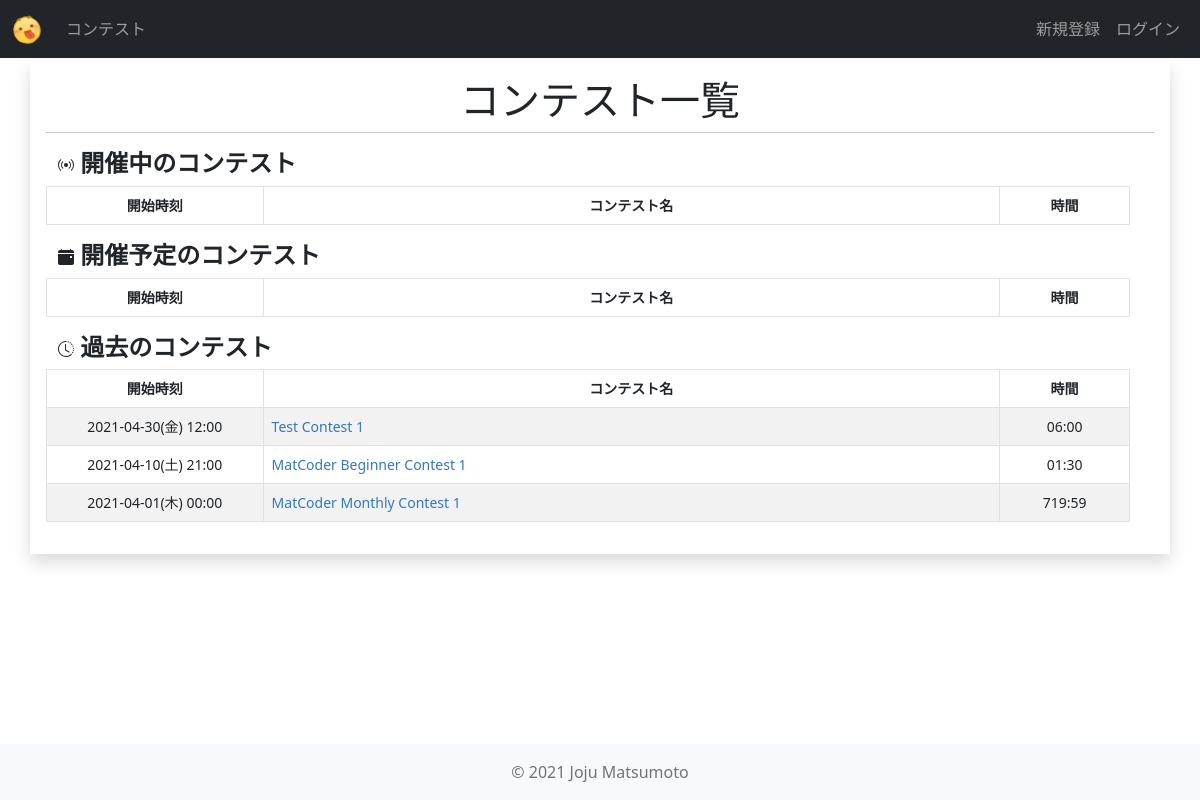
The app's page /contests/ with its own data.
### contests/models.py (models this page shows, shortened)
class Contest(models.Model):
    title = models.CharField(
        verbose_name="タイトル",
        max_length=255,
    )
    abstract = models.TextField(
        verbose_name="概要",
        max_length=2000,
    )
    short_name = models.CharField(
        verbose_name="省略形",
        max_length=20,
        unique=True,
        default="null",
    )
    start_date = models.DateTimeField(
        verbose_name="開始日時",
    )
    end_date = models.DateTimeField(
        verbose_name="終了日時",
    )
    users = models.ManyToManyField(
        settings.AUTH_USER_MODEL,
        verbose_name="参加者",
        blank=True,
    )
    penalty = models.IntegerField(
        verbose_name="ペナルティ(分)",
        default=5,
    )
    released = models.BooleanField(
        verbose_name="公開済",
        default=False,
    )
    def get_start_time_str(self) -> str:
        return utils.datetime_str(self.start_date)
    def get_time_str(self) -> str:
        dt = self.end_date - self.start_date
        hour = int(dt.total_seconds()) // 3600
        minute = int((dt.total_seconds()) % 3600) // 60
        return f"{hour:02d}:{minute:02d}"

### contests/views.py (the view)
class IndexView(View):
    def get(self, request, *args, **kwargs):
        now = timezone.now()
        all_contests = models.Contest.objects.all()
        past_contests = all_contests.filter(end_date__lt=now).order_by("-start_date")
        future_contests = all_contests.filter(start_date__gt=now).order_by("start_date")
        live_contests = all_contests.filter(start_date__lte=now).filter(end_date__gt=now)
        context = {
            "contests_list": [
                ("開催中のコンテスト", live_contests),
                ("開催予定のコンテスト", future_contests),
                ("過去のコンテスト", past_contests),
            ],
        }
        return render(request, "contests/index.html", context)

### contests/utils.py (called while the page is built)
def datetime_str(dt: datetime.datetime) -> str:
    dt = localtime(dt)
    return "{}({}) {}".format(
        dt.strftime("%Y-%m-%d"),
        day_of_week_to_japanese[dt.strftime("%a")],
        dt.strftime("%H:%M")
    )

### contests/templates/contests/index.html (shortened to what this page needs)
{% extends 'base.html' %}
{% block content %}
<div class="row p-3">
    <h1 class="text-center">コンテスト一覧</h1>
    <hr>
    {% for contests_label, contests in contests_list %}
        <div class="row">
            <h4>
                {{ contests_label }}
            </h4>
            <table class="table table-striped table-bordered table-hover small text-center">
                <thead>
                    <tr>
                        <th width="20%">開始時刻</th>
                        <th>コンテスト名</th>
                        <th width="12%">時間</th>
                    </tr>
                </thead>
                <tbody>
                    {% for contest in contests %}
                        <tr>
                            <td>{{ contest.get_start_time_str }}</td>
                            <td class="text-start"><a href="{% url 'contests:contest_detail' contest.short_name %}">{{ contest.title }}</a></td>
                            <td>{{ contest.get_time_str }}</td>
                        </tr>
                    {% endfor %}
                </tbody>
            </table>
        </div>
    {% endfor %}
</div>
{% endblock content %}

### static/css/main.css (style rules this page uses)
body { background-color: white; }
a { color: #337ab7; text-decoration: none; }
thead > tr { font-weight: bold; }
h2, h3, h4, h5 { font-weight: bold; }

### records on screen
Contest: get_start_time_str "2021-04-30(金) 12:00", title "Test Contest 1", get_time_str "06:00"
Contest: get_start_time_str "2021-04-10(土) 21:00", title "MatCoder Beginner Contest 1", get_time_str "01:30"
Contest: get_start_time_str "2021-04-01(木) 00:00", title "MatCoder Monthly Contest 1", get_time_str "719:59"

### other values on screen
{{ contests_label }} "開催中のコンテスト" "開催予定のコンテスト" "過去のコンテスト"
